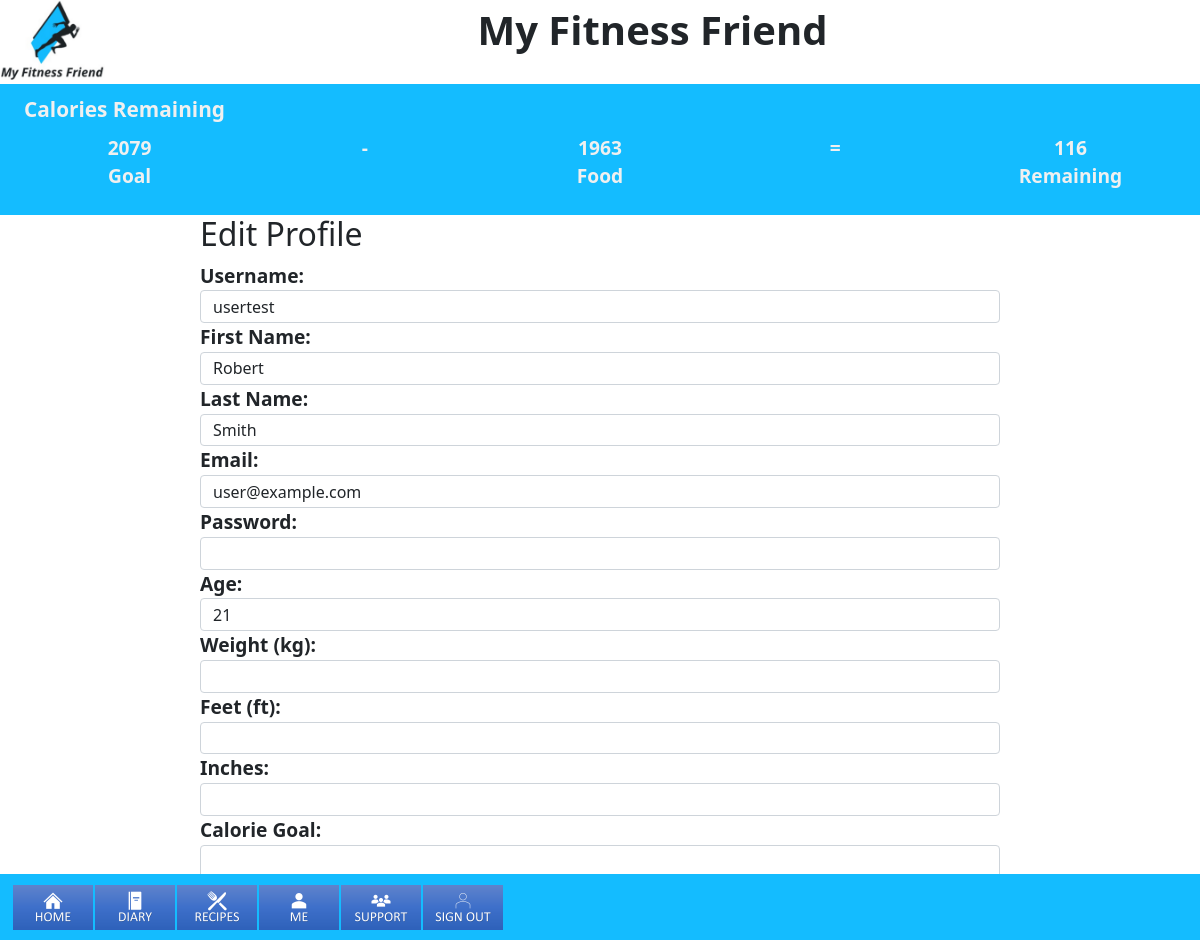
The page /edit_profile.php (signed in) on the database its author committed.
### tables this page shows
CREATE TABLE `users` (
  `uid` int(11) NOT NULL,
  `username` varchar(32) DEFAULT NULL,
  `password` varchar(64) DEFAULT NULL,
  `firstname` varchar(64) DEFAULT NULL,
  `lastname` varchar(64) DEFAULT NULL,
  `email` varchar(128) DEFAULT NULL,
  `age` smallint(3) DEFAULT NULL,
  `gender` varchar(6) DEFAULT NULL,
  `start_weight` int(3) DEFAULT NULL,
  `current_weight` int(3) DEFAULT NULL,
  `goal_weight` int(3) DEFAULT NULL,
  `height` int(3) DEFAULT NULL,
  `unit1` varchar(32) DEFAULT NULL,
  `unit2` varchar(32) DEFAULT NULL,
  `mentor1` int(3) DEFAULT NULL,
  `mentor2` int(3) DEFAULT NULL,
  `mentor3` int(3) DEFAULT NULL,
  `calorie_intake` int(5) DEFAULT NULL
);

### edit_profile.php (the view, shortened to what this page needs)
<?php
include 'header.php';
$show_edit_form = true;
  $connection = mysqli_connect("localhost","root","");
  $username = "";
  $firstname = "";
  $lastname = "";
  $email = "";
  $password = "";
  $age = "";
  $weight = "";
  $feet = "";
  $inches = "";
  $calorie_goal = "";
  $query = "SELECT * FROM users WHERE uid = '$_SESSION[uid]'";
  $query_run = mysqli_query($connection,$query);
  while($row = mysqli_fetch_assoc($query_run)){
    $username = $row['username'];
    $firstname = $row['firstname'];
    $lastname = $row['lastname'];
    $email = $row['email'];
    $age = $row['age'];
    $weight = $row['weight'];
    $feet = $row['feet'];
    $inches = $row['inches'];
    $calorie_goal = $row['calorie_goal'];
  }
  if ($show_edit_form) {
?>
      <div class="col-md-8 m-auto block" id="main_content">
      <h2>Edit Profile</h2>
      <form action="" method="post">
      <div class="form-group form-group-position">
        <label>Username:</label>
        <input type="text" class="form-control" name="username" minlength="1" maxlength="32" value="<?php echo $username;?>" required>
      </div>
      <div class="form-group form-group-position">
        <label>First Name:</label>
        <input type="text" class="form-control" name="firstname" minlength="1" maxlength="64" value="<?php echo $firstname;?>" required>
      </div>
      <div class="form-group form-group-position">
        <label>Last Name:</label>
        <input type="text" class="form-control" name="lastname" minlength="1" maxlength="64" value="<?php echo $lastname;?>" required>
      </div>
      <div class="form-group form-group-position">
        <label>Email:</label>
        <input type="email" class="form-control" name="email" minlength="1" maxlength="128" value="<?php echo $email;?>" required>
      </div>
      <div class="form-group form-group-position">
        <label>Password:</label>
        <input type="password" class="form-control" name="password" minlength="1" maxlength="64" value="<?php echo $password;?>" required>
      </div>
      <div class="form-group form-group-position">
        <label>Age:</label>
        <input type="number" class="form-control" name="age" minlength="1" maxlength="3" value="<?php echo $age;?>" required>
      </div>
      <div class="form-group form-group-position">
        <label>Weight (kg):</label>
        <input type="text" class="form-control" name="weight" minlength="1" maxlength="32" value="<?php echo $weight;?>" required>
      </div>
      <div class="form-group form-group-position">
        <label>Feet (ft):</label>
        <input type="text" class="form-control" name="feet" minlength="1" maxlength="40" value="<?php echo $feet;?>" required>
      </div>
      <div class="form-group form-group-position">
        <label>Inches:</label>
        <input type="text" class="form-control" name="inches" minlength="1" maxlength="2" value="<?php echo $inches;?>" required>
      </div>
      <div class="form-group form-group-position">
        <label>Calorie Goal:</label>
        <input type="text" class="form-control" name="calorie_goal" minlength="1" maxlength="5" value="<?php echo $calorie_goal;?>" required>
      </div><br>
      <button type="submit" name="post" class="btn btn-success">Update</button>
      </form>
      </div>
<?php
  }
include 'footer.php';
?>

### interface.php (shortened to what this page needs)
<?php
if (isset($_SESSION['username'])) {
  $connection = mysqli_connect("localhost","root","");
  $calorieQuery = "SELECT SUM(calorie_intake) FROM calories WHERE uid = '$_SESSION[uid]' AND date(datetime) = curdate();";
  $calorieResult = mysqli_query($connection, $calorieQuery);
  $crTemp = mysqli_fetch_array($calorieResult);
  if(empty($crTemp[0])) {
    $cr = 0;
  }
  else {
    $cr = $crTemp[0];
  }
  $query = "SELECT * FROM users WHERE uid = '$_SESSION[uid]'";
  $result = mysqli_query($connection, $query);
  while ($row = mysqli_fetch_assoc($result)) {
    $sw = $row['start_weight'];
    $cw = $row['current_weight'];
    $gw = $row['goal_weight'];
    $g = $row['gender'];
  }
  $result1 = $cw * 2.205;
  $result2 = $result1 * 15;
  $x = $sw - $gw;
  $y = $sw - $cw;
  $z = $y / $x;
  $offset = 1 - $z;
  $reduction = $offset / 2;
  $reduction2 = $result2 * $reduction;
  if($g == "Male") {
    $ci = MAX(round($result2 - $reduction2),1800);
  }
  else {
    $ci = MAX(round($result2 - $reduction2),1500);
  }
  $ri = round($ci - $cr);
  echo <<<INTERFACE
  <div class="container-fluid" id="calorie">
    <legend class="title">Calories Remaining</legend>
    <div class="row">
      <div class="col">
        <label>{$ci}<br>Goal</label>
      </div>
      <div class="col">
        <label>-</label>
      </div>
      <div class="col">
        <label>{$cr}<br>
        Food</label>
      </div>
      <div class="col">
        <label>=</label>
      </div>
      <div class="col">
        <label>{$ri}<br>
        Remaining</label>
      </div>
    </div>
  </div>
  INTERFACE;
  echo <<<NAV
  <nav class="navbar navbar-default" id="UserNav">
    <span class="container-fluid">
    <ul class="nav nav-pills navbar-right">
          <li class="nav-item">
            <a class="nav-link" href="home.php">
              <img src="img/home.png" width="80" alt="Home nav button">
            </a>
          </li>
          <li class="nav-item">
            <a class="nav-link" href="diary.php">
              <img src="img/diary.png" width="80" alt="Diary nav button">
            </a>
          </li>
          <li class="nav-item">
            <a class="nav-link" href="recipes.php">
              <img src="img/recipes.png" width="80" alt="Recipes nav button">
            </a>
          </li>
          <li class="nav-item">
            <a class="nav-link" href="me.php">
              <img src="img/me.png" width="80" alt="Me nav button">
            </a>
          </li>
          <li class="nav-item">
            <a class="nav-link" href="support.php">
              <img src="img/support.png" width="80" alt="Support nav button">
            </a>
          </li>
          <li class="nav-item">
            <a class="nav-link" href="sign_out.php">
              <img src="img/signOut.png" width="80" alt="Sign Out nav button">
            </a>
          </li>
        </ul>
    </span>
  </nav>
  NAV;
}
else {
  include 'docs/ToS.php';
}
?>

### css/style.css (style rules this page uses)
:root { --colourPri: #022140; --colourSec: #c5c5c5; --colourBG: #14BCFF; --colourText: #f0f0f0; --colourNav: #c68c53a8; --colourHover: #233385; }
#calorie, #loginHeader { padding-left: 1.5em; padding-right: 1.5em; padding-bottom: 1.5em; font-size: 1em; font-weight: bold; text-align: center; color: var(--colourText); background-color: var(--colourBG); }
.title { font-size: 1.3em; text-align: left; padding-top: .5em; }
#UserNav { display: flex; float: none; justify-content: center; position: fixed; top: 93%; height: 7%; width: 100%; background-color: var(--colourBG); }
label { font-size: 1.2em; font-weight: bolder; }
input { height: calc(1.6em + .6vw); }
.nav>li>a { padding: 1px; }

### rows shown on the page
users: ci "2079", username "usertest", firstname "Robert", lastname "Smith", email "user@example.com", age "21"

### other values the page prints
$cr "1963"
$ri "116"
